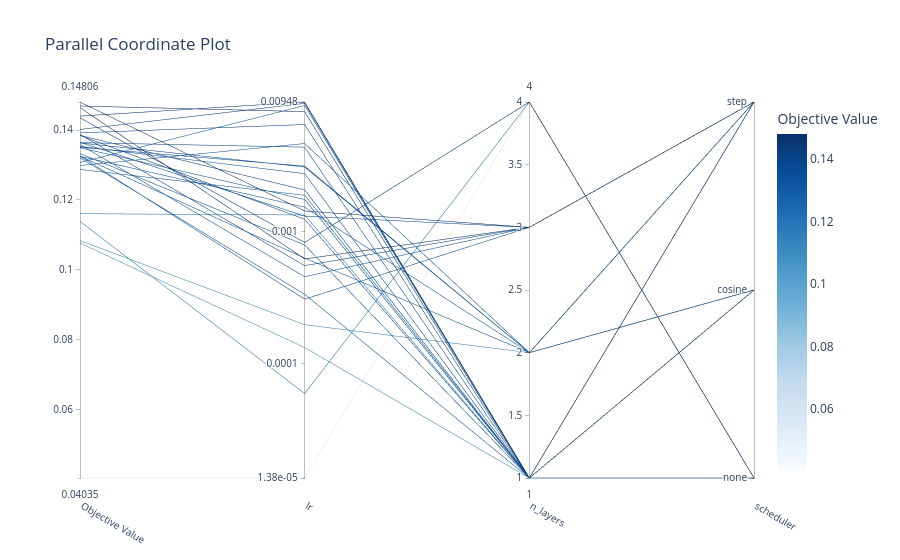

The cell this chart's notebook holds for it:
### Code cell
plot_parallel_coordinate(study, params=["lr", "n_layers", "scheduler"])

### Figure 1 — Plotly figure (JSON) as saved in the notebook; plotly's stock layout.template omitted (floating-point values rounded to 4 significant figures)
{"data": [{"dimensions": [{"label": "Objective Value", "range": [0.04035, 0.1481], "values": [0.1077, 0.1161, 0.1084, 0.04035, 0.1139, 0.1385, 0.1321, 0.1385, 0.1287, 0.135, 0.1325, 0.1469, 0.1299, 0.1333, 0.1351, 0.144, 0.1402, 0.1364, 0.1363, 0.1307, 0.1464, 0.1388, 0.1326, 0.1353, 0.1358, 0.1481, 0.1365, 0.1392, 0.1325, 0.1435]}, {"label": "lr", "range": [-4.861, -2.023], "ticktext": ["1.38e-05", "0.0001", "0.001", "0.00948"], "tickvals": [-4.861, -4, -3, -2.023], "values": [-3.876, -2.876, -3.704, -4.861, -4.224, -2.687, -3.474, -2.909, -2.727, -2.759, -3.201, -2.096, -2.337, -3.102, -2.507, -2.023, -2.034, -2.364, -2.514, -2.05, -3.208, -3.258, -3.511, -2.564, -3.342, -2.846, -2.885, -2.193, -2.817, -3.083]}, {"label": "n_layers", "range": [1, 4], "values": [1, 1, 2, 4, 4, 1, 1, 1, 1, 1, 2, 1, 2, 1, 2, 1, 1, 1, 2, 1, 3, 3, 3, 1, 3, 3, 3, 1, 2, 4]}, {"label": "scheduler", "range": [0, 2], "ticktext": ["none", "cosine", "step"], "tickvals": [0, 1, 2], "values": [0, 1, 1, 0, 0, 1, 0, 1, 1, 1, 1, 1, 2, 1, 1, 2, 2, 2, 2, 2, 2, 2, 2, 2, 2, 2, 2, 1, 2, 0]}], "labelangle": 30, "labelside": "bottom", "line": {"color": [0.1077, 0.1161, 0.1084, 0.04035, 0.1139, 0.1385, 0.1321, 0.1385, 0.1287, 0.135, 0.1325, 0.1469, 0.1299, 0.1333, 0.1351, 0.144, 0.1402, 0.1364, 0.1363, 0.1307, 0.1464, 0.1388, 0.1326, 0.1353, 0.1358, 0.1481, 0.1365, 0.1392, 0.1325, 0.1435], "colorbar": {"title": {"text": "Objective Value"}}, "colorscale": [[0, "rgb(247,251,255)"], [0.125, "rgb(222,235,247)"], [0.25, "rgb(198,219,239)"], [0.375, "rgb(158,202,225)"], [0.5, "rgb(107,174,214)"], [0.625, "rgb(66,146,198)"], [0.75, "rgb(33,113,181)"], [0.875, "rgb(8,81,156)"], [1, "rgb(8,48,107)"]], "reversescale": false, "showscale": true}, "type": "parcoords"}], "layout": {"title": {"text": "Parallel Coordinate Plot"}}}
